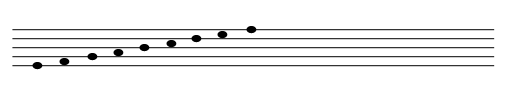
#> input picture notes.png, 512 x 100 px, found by its file name
$ python Main.py
#> lines starting #> are read from the running program, lines starting #| are printed output that depends on the picture
#       ТРЕБОВАНИЯ (скоро их станет меньше)
#512x100 исключительно
#идеальные фотки под идеальным кглом и идеальной перспективой
#идеально чёрные и белые цвета
#только простые ноты и без доп. строк

import cv2
import numpy as np

"""cv2.imshow("Image", image)
cv2.waitKey(0)
cv2.destroyAllWindows()"""


img = cv2.imread('notesinger/notes.png', cv2.IMREAD_GRAYSCALE) #Загружаем изображение в оттенках серого
#> img is the input picture: shape (100, 512); min 0, max 255, mean 240.8

y, x = img.shape #Получение размера изображения
#> y = 100; x = 512

img_inv = cv2.bitwise_not(img) #Инвертируем изображение, чтобы черные точки стали белыми (255), а фон черным (0)
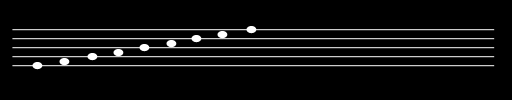
#> img_inv: shape (100, 512); min 0, max 255, mean 14.2

i=0 #y
oi=0 #old index
stry=[] #Strings Y possitions
arrl=[] #Arrage of lenth (delta l)
for i in range(y): #Делаем проверку линий (mean() делает среднее арифметическое)
    i+=1
    m=int(np.mean(img_inv[i-1:i,0:x])) #mean
    if m>=127:
        stry.append(i-1)
        arrl.append(i-oi)
        oi=i
#> this loop made 100 passes
#> m on passes 1 to 12: 0, 0, 0, 0, 0, 0, 0, 0, 0, 0, 0, 0
#> after the loop, arrl = [30, 9, 9, 9, 9]; stry = [29, 38, 47, 56, 65]
noteh=int(arrl[1]/2+1) #note height
#> noteh = 5

ix=0 #index x
iy=0 #index y


for ix in range(x//noteh):
    for iy in range(y):
        m=np.mean(img_inv[iy:(iy+noteh),ix:(ix+noteh)])
        if m>=192:
            g=0
            ml=[] #minimal list
            for g in range(5):
                ml.append(stry[g]-(iy+noteh//2))
                g+=1
            mi=ml.index(min(ml)) #min index
            if mi==0:
                print("1-ая строка")
            if mi==1:
                print("2-ая строка")
            if mi==2:
                print("3-яя строка")
            if mi==3:
                print("4-ая строка")
            if mi==4:
                print("5-ая строка")
        iy+=noteh//2
    ix+=noteh//2
#> after the loop, iy = 101


print(stry,arrl,noteh)
#| [29, 38, 47, 56, 65] [30, 9, 9, 9, 9] 5
